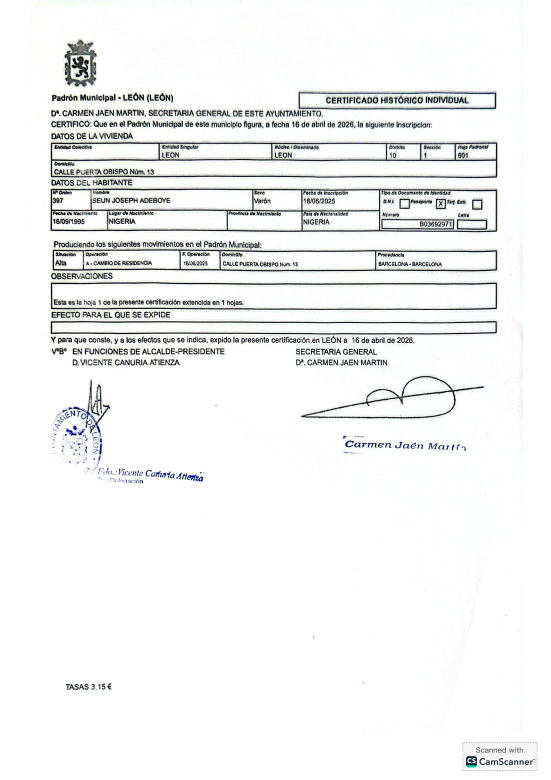
#> input picture backend/app/data/documents/051fb1282bcc/pages/page_001.png, 1653 x 2339 px (shown at 1/3 size)
$ python -i signature_registry.py   (imports and definitions only)
#> lines starting #> are read from the running program, lines starting #| are printed output that depends on the picture
### backend/app/config.py
import os


def _env_bool(name: str, default: bool) -> bool:
#> further down, picture is the input picture: PIL image 1653x2339 RGB; mean R, G, B 241.5, 242.5, 242.3
    value = os.getenv(name)
    if value is None:
        return default
    return value.strip().lower() in {"1", "true", "yes", "on"}


DATA_DIR = os.getenv(
    "DATA_DIR",
    os.path.join(os.path.dirname(os.path.dirname(__file__)), "app", "data", "documents"),
)
os.makedirs(DATA_DIR, exist_ok=True)

PREVIEW_DPI = 150
EXPORT_DPI = 300

OCR_LANG = os.getenv("OCR_LANG", "en")
OCR_GPU = _env_bool("OCR_GPU", False)

### backend/app/modules/signature_registry.py
import os
import json
import math
import time
import uuid
from typing import Optional

from PIL import Image

from app import config
from app.models.signature import SignatureInfo


def _signatures_dir() -> str:
    return os.path.join(config.DATA_DIR, "signatures")


def _index_path() -> str:
    return os.path.join(_signatures_dir(), "index.json")


def _image_path(signature_id: str) -> str:
    return os.path.join(_signatures_dir(), f"{signature_id}.png")


# [13 lines left out: functions _load_index, _save_index, not called in this run]


def _sample_background(image: Image.Image) -> tuple[float, float, float]:
    width, height = image.size
#> width = 1653; height = 2339
    if width == 0 or height == 0:
        return (255.0, 255.0, 255.0)

    inset_x = max(0, min(width // 8, width - 1))
#> inset_x = 206
    inset_y = max(0, min(height // 8, height - 1))
#> inset_y = 292
    sample_points = [
        (0, 0),
        (width - 1, 0),
        (0, height - 1),
        (width - 1, height - 1),
        (inset_x, inset_y),
        (width - 1 - inset_x, inset_y),
        (inset_x, height - 1 - inset_y),
        (width - 1 - inset_x, height - 1 - inset_y),
    ]
    pixels = [image.getpixel((x, y))[:3] for x, y in sample_points]
#> pixels = [(255, 255, 255), (255, 255, 255), (255, 255, 255), (255, 255, 255), (76, 74, 91), (254, 255, 255), (251, 251, 252), (255, 255, 255)]
    count = len(pixels) or 1
#> count = 8
    return tuple(sum(pixel[i] for pixel in pixels) / count for i in range(3))


def _color_distance(a: tuple[int, int, int], b: tuple[float, float, float]) -> float:
    return math.sqrt(sum((channel - reference) ** 2 for channel, reference in zip(a, b)))


def _process_signature_image(image: Image.Image, aggressive: bool = False) -> Image.Image:
    """Normalize to RGBA PNG, remove paper-like backgrounds, and trim empty margins."""
    rgba = image.convert("RGBA")
    background = _sample_background(rgba)
#> background = (232, 231.9, 234.1)
    data = rgba.getdata()
    new_data = []
    transparent_brightness = 224 if not aggressive else 195
    transparent_distance = 52 if not aggressive else 95
    soften_brightness = 210 if not aggressive else 185
    soften_distance = 70 if not aggressive else 120
    for r, g, b, a in data:
        if a == 0:
            new_data.append((r, g, b, a))
            continue

        brightness = (r + g + b) / 3
        distance = _color_distance((r, g, b), background)
        if brightness >= transparent_brightness and distance <= transparent_distance:
            new_data.append((255, 255, 255, 0))
        elif brightness >= soften_brightness and distance <= soften_distance:
            new_alpha = max(0, min(a, int(a * 0.2)))
            new_data.append((r, g, b, new_alpha))
        else:
            new_data.append((r, g, b, a))
#> this loop made 3866367 passes
#> (brightness, distance) on passes 1 to 3: (255, 38.72), (255, 38.72), (255, 38.72)
#> after the loop, new_data = 3866367 items
    rgba.putdata(new_data)

    bbox = rgba.getbbox()
#> bbox = (130, 19, 1612, 2312)
    if bbox:
        rgba = rgba.crop(bbox)
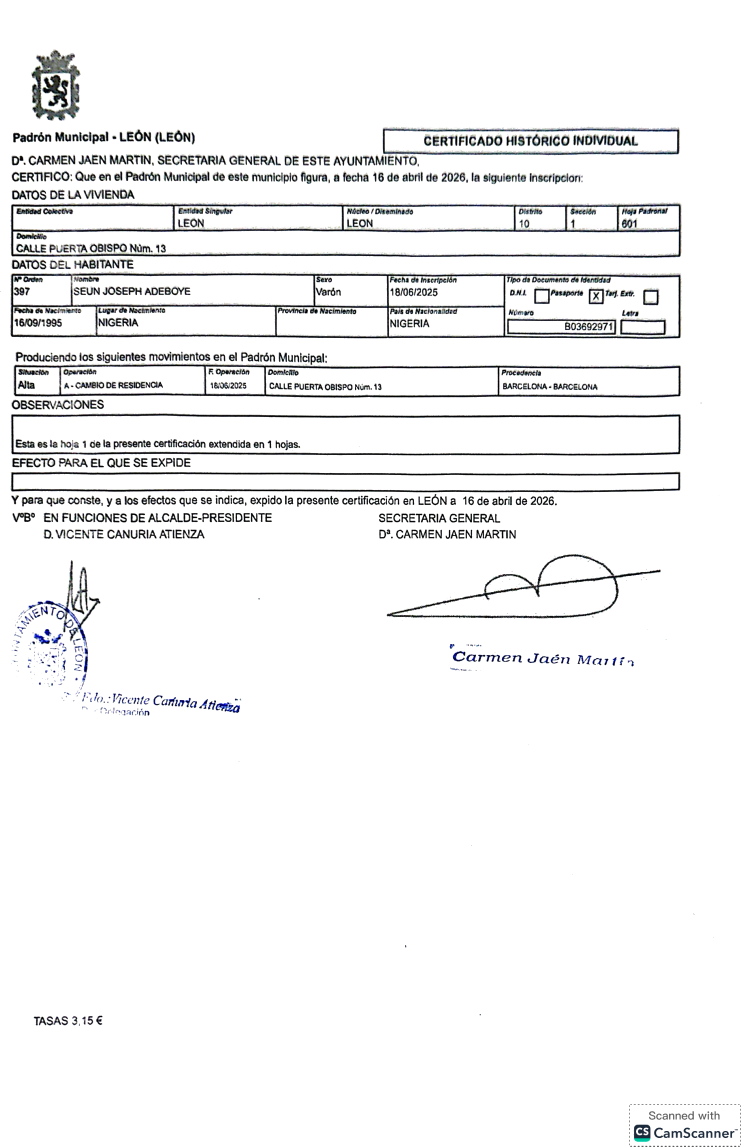
#> rgba: PIL image 1482x2293 RGBA (shown at 1/2 size); mean R, G, B, A 241.9, 242.1, 242.4, 20.6; transparent parts drawn white
    return rgba


def list_signatures() -> list[SignatureInfo]:
    return [SignatureInfo(**entry) for entry in _load_index()]


# [36 lines left out: functions create_signature, get_signature_path, get_signature_meta, not called in this run]


def _entry_exists(signature_id: str) -> bool:
    return any(entry["id"] == signature_id for entry in _load_index())


# [10 lines left out: function delete_signature, not called in this run]

>>> from PIL import Image
>>> picture = Image.open('../data/documents/051fb1282bcc/pages/page_001.png')
>>> result = _process_signature_image(picture)
